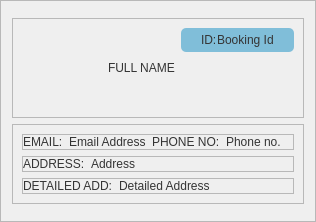
                     <widget class="QFrame" name="reviewClient">
                      <property name="sizePolicy">
                       <sizepolicy hsizetype="Expanding" vsizetype="Preferred">
                        <horstretch>0</horstretch>
                        <verstretch>0</verstretch>
                       </sizepolicy>
                      </property>
                      <property name="styleSheet">
                       <string notr="true">#reviewClient{
	border-radius:10px;
	background-color:rgb(244, 244, 244);
}</string>
                      </property>
                      <property name="frameShape">
                       <enum>QFrame::StyledPanel</enum>
                      </property>
                      <property name="frameShadow">
                       <enum>QFrame::Raised</enum>
                      </property>
                      <layout class="QVBoxLayout" name="verticalLayout_46">
                       <property name="topMargin">
                        <number>17</number>
                       </property>
                       <property name="bottomMargin">
                        <number>17</number>
                       </property>
                       <item>
                        <widget class="QFrame" name="frame_3">
                         <property name="frameShape">
                          <enum>QFrame::StyledPanel</enum>
                         </property>
                         <property name="frameShadow">
                          <enum>QFrame::Raised</enum>
                         </property>
                         <layout class="QHBoxLayout" name="horizontalLayout_53">
                          <item>
                           <widget class="QLabel" name="label_13">
                            <property name="minimumSize">
                             <size>
                              <width>80</width>
                              <height>80</height>
                             </size>
                            </property>
                            <property name="maximumSize">
                             <size>
                              <width>80</width>
                              <height>80</height>
                             </size>
                            </property>
                            <property name="text">
                             <string/>
                            </property>
                            <property name="pixmap">
                             <pixmap resource="../resource.qrc">:/Icons/Icons/UserIcon.png</pixmap>
                            </property>
                            <property name="scaledContents">
                             <bool>true</bool>
                            </property>
                           </widget>
                          </item>
                          <item>
                           <widget class="QLabel" name="reviewFullname">
                            <property name="styleSheet">
                             <string notr="true">font: 87 14pt &quot;Montserrat Black&quot;;
color:rgb(52, 52, 52);</string>
                            </property>
                            <property name="text">
                             <string>FULL NAME</string>
                            </property>
                           </widget>
                          </item>
                          <item alignment="Qt::AlignRight|Qt::AlignTop">
                           <widget class="QFrame" name="frame_41">
                            <property name="styleSheet">
                             <string notr="true">background-color:rgb(128, 190, 217);
border-radius:5px;
font: 87 13pt &quot;Montserrat Black&quot;;
color:rgb(52, 52, 52);</string>
                            </property>
                            <property name="frameShape">
                             <enum>QFrame::StyledPanel</enum>
                            </property>
                            <property name="frameShadow">
                             <enum>QFrame::Raised</enum>
                            </property>
                            <layout class="QHBoxLayout" name="horizontalLayout_66">
                             <property name="spacing">
                              <number>0</number>
                             </property>
                             <property name="leftMargin">
                              <number>20</number>
                             </property>
                             <property name="topMargin">
                              <number>5</number>
                             </property>
                             <property name="rightMargin">
                              <number>20</number>
                             </property>
                             <property name="bottomMargin">
                              <number>5</number>
                             </property>
                             <item>
                              <widget class="QLabel" name="label_31">
                               <property name="text">
                                <string>ID:</string>
                               </property>
                              </widget>
                             </item>
                             <item alignment="Qt::AlignTop">
                              <widget class="QLabel" name="BookingId">
                               <property name="styleSheet">
                                <string notr="true"/>
                               </property>
                               <property name="text">
                                <string>Booking Id</string>
                               </property>
                              </widget>
                             </item>
                            </layout>
                           </widget>
                          </item>
                         </layout>
                        </widget>
                       </item>
                       <item>
                        <widget class="QFrame" name="frame_23">
                         <property name="sizePolicy">
                          <sizepolicy hsizetype="Preferred" vsizetype="Expanding">
                           <horstretch>0</horstretch>
                           <verstretch>0</verstretch>
                          </sizepolicy>
                         </property>
                         <property name="styleSheet">
                          <string notr="true">font: 57 13pt &quot;Montserrat Medium&quot;;
color:rgb(52, 52, 52);</string>
                         </property>
                         <property name="frameShape">
                          <enum>QFrame::StyledPanel</enum>
                         </property>
                         <property name="frameShadow">
                          <enum>QFrame::Raised</enum>
                         </property>
                         <layout class="QVBoxLayout" name="verticalLayout_63">
                          <item>
                           <widget class="QFrame" name="frame_38">
                            <property name="sizePolicy">
                             <sizepolicy hsizetype="Preferred" vsizetype="Expanding">
                              <horstretch>0</horstretch>
                              <verstretch>0</verstretch>
                             </sizepolicy>
                            </property>
                            <property name="frameShape">
                             <enum>QFrame::StyledPanel</enum>
                            </property>
                            <property name="frameShadow">
                             <enum>QFrame::Raised</enum>
                            </property>
                            <layout class="QHBoxLayout" name="horizontalLayout_55">
                             <property name="spacing">
                              <number>6</number>
                             </property>
                             <property name="leftMargin">
                              <number>0</number>
                             </property>
                             <property name="topMargin">
                              <number>0</number>
                             </property>
                             <property name="rightMargin">
                              <number>0</number>
                             </property>
                             <property name="bottomMargin">
                              <number>0</number>
                             </property>
                             <item>
                              <widget class="QLabel" name="label_2">
                               <property name="sizePolicy">
                                <sizepolicy hsizetype="Fixed" vsizetype="Preferred">
                                 <horstretch>0</horstretch>
                                 <verstretch>0</verstretch>
                                </sizepolicy>
                               </property>
                               <property name="styleSheet">
                                <string notr="true">font: 87 13pt &quot;Montserrat Black&quot;;
color:rgb(52, 52, 52);</string>
                               </property>
                               <property name="text">
                                <string>EMAIL:</string>
                               </property>
                              </widget>
                             </item>
                             <item>
                              <widget class="QLabel" name="reviewEmail">
                               <property name="styleSheet">
                                <string notr="true"/>
                               </property>
                               <property name="text">
                                <string>Email Address</string>
                               </property>
                              </widget>
                             </item>
                             <item>
                              <widget class="QLabel" name="label_3">
                               <property name="sizePolicy">
                                <sizepolicy hsizetype="Fixed" vsizetype="Preferred">
                                 <horstretch>0</horstretch>
                                 <verstretch>0</verstretch>
                                </sizepolicy>
                               </property>
                               <property name="styleSheet">
                                <string notr="true">font: 87 13pt &quot;Montserrat Black&quot;;
color:rgb(52, 52, 52);</string>
                               </property>
                               <property name="text">
                                <string>PHONE NO:</string>
                               </property>
                              </widget>
                             </item>
                             <item>
                              <widget class="QLabel" name="reviewPhoneNo">
                               <property name="styleSheet">
                                <string notr="true"/>
                               </property>
                               <property name="text">
                                <string>Phone no.</string>
                               </property>
                              </widget>
                             </item>
                            </layout>
                           </widget>
                          </item>
                          <item>
                           <widget class="QFrame" name="frame_39">
                            <property name="sizePolicy">
                             <sizepolicy hsizetype="Preferred" vsizetype="Expanding">
                              <horstretch>0</horstretch>
                              <verstretch>0</verstretch>
                             </sizepolicy>
                            </property>
                            <property name="frameShape">
                             <enum>QFrame::StyledPanel</enum>
                            </property>
                            <property name="frameShadow">
                             <enum>QFrame::Raised</enum>
                            </property>
                            <layout class="QHBoxLayout" name="horizontalLayout_56">
                             <property name="leftMargin">
                              <number>0</number>
                             </property>
                             <property name="topMargin">
                              <number>0</number>
                             </property>
                             <property name="rightMargin">
                              <number>0</number>
                             </property>
                             <property name="bottomMargin">
                              <number>0</number>
                             </property>
                             <item>
                              <widget class="QLabel" name="label_5">
                               <property name="sizePolicy">
                                <sizepolicy hsizetype="Fixed" vsizetype="Preferred">
                                 <horstretch>0</horstretch>
                                 <verstretch>0</verstretch>
                                </sizepolicy>
                               </property>
                               <property name="styleSheet">
                                <string notr="true">font: 87 13pt &quot;Montserrat Black&quot;;
color:rgb(52, 52, 52);</string>
                               </property>
                               <property name="text">
                                <string>ADDRESS:</string>
                               </property>
                              </widget>
                             </item>
                             <item>
                              <widget class="QLabel" name="reviewAddress">
                               <property name="styleSheet">
                                <string notr="true"/>
                               </property>
                               <property name="text">
                                <string>Address</string>
                               </property>
                              </widget>
                             </item>
                            </layout>
                           </widget>
                          </item>
                          <item>
                           <widget class="QFrame" name="frame_40">
                            <property name="frameShape">
                             <enum>QFrame::StyledPanel</enum>
                            </property>
                            <property name="frameShadow">
                             <enum>QFrame::Raised</enum>
                            </property>
                            <layout class="QHBoxLayout" name="horizontalLayout_36">
                             <property name="leftMargin">
                              <number>0</number>
                             </property>
                             <property name="topMargin">
                              <number>0</number>
                             </property>
                             <property name="rightMargin">
                              <number>0</number>
                             </property>
                             <property name="bottomMargin">
                              <number>0</number>
                             </property>
                             <item>
                              <widget class="QLabel" name="label_12">
                               <property name="sizePolicy">
                                <sizepolicy hsizetype="Fixed" vsizetype="Preferred">
                                 <horstretch>0</horstretch>
                                 <verstretch>0</verstretch>
                                </sizepolicy>
                               </property>
                               <property name="styleSheet">
                                <string notr="true">font: 87 13pt &quot;Montserrat Black&quot;;
color:rgb(52, 52, 52);</string>
                               </property>
                               <property name="text">
                                <string>DETAILED ADD:</string>
                               </property>
                              </widget>
                             </item>
                             <item>
                              <widget class="QLabel" name="reviewDetailedAddress">
                               <property name="text">
                                <string>Detailed Address</string>
                               </property>
                              </widget>
                             </item>
                            </layout>
                           </widget>
                          </item>
                         </layout>
                        </widget>
                       </item>
                      </layout>
                     </widget>
